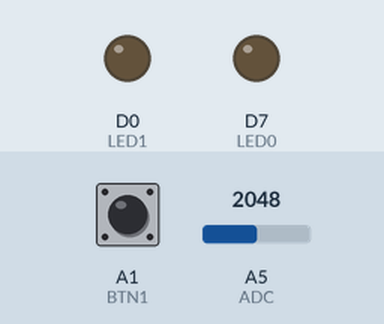
A sketch run on a simulated Particle Photon. Parts: output pins drawn as LEDs (lit = HIGH). Dashed ring = blinking. Inputs (shaded band) come from the test bench; at power-on: A1 (BTN1) LOW, A5 (ADC) = 2048.

Above: at 1.2 s.
1.3 s: A1 (BTN1) pulled HIGH for 0.15 s
At 1.5 s:
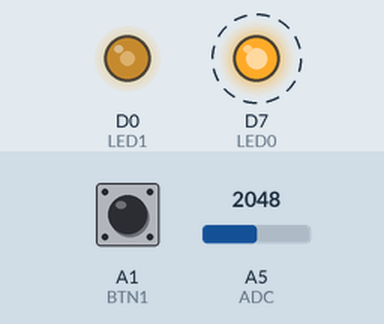
4.3 s: A5 (ADC) set to 2866
At 4.7 s:
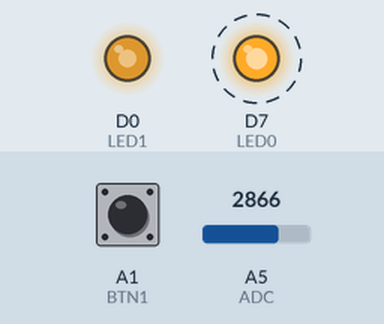
7.3 s: A5 (ADC) set to 3603
At 7.5 s:
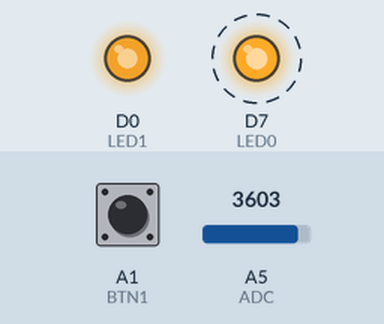
10.3 s: A5 (ADC) set to 491
At 10.7 s:
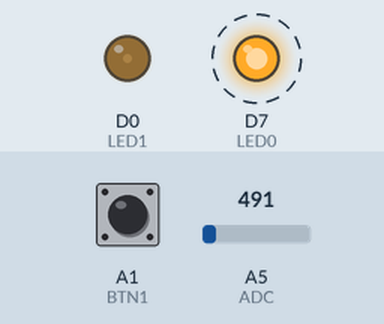
13.3 s: A5 (ADC) set to 0
At 13.5 s:
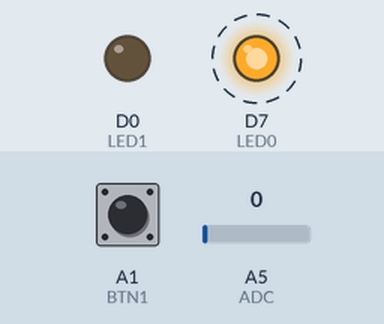
16.3 s: A1 (BTN1) pulled HIGH for 1 s
At 17.4 s:
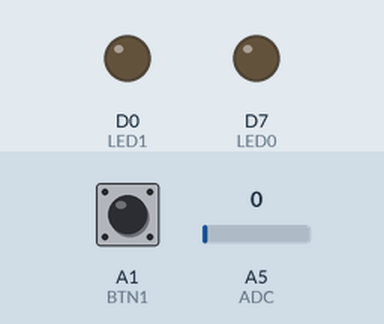
Timing chart, 0 to 19.3 s (numbered marks = the images above; inputs shaded):
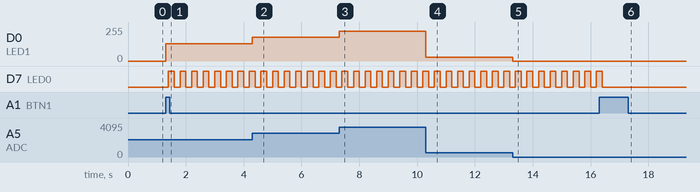

The sketch:

Lab5b.ino
```cpp
/* Project Lab5b
 * Description: Expose a function, the hardware Interrupt Service Routine, to Particle Cloud
                with the same functionality as the Lab4c, adding the possibility of invoking the function
                using Particle's API, like from an HTML web page.
 * Author: Leila Moussa
 * Date: November 14, 2022
 */

# define LED1 D0                    // External LED.
# define LED0 D7                    // Onboard LED.
# define BTN1 A1                    // The button which will toggle flashEnabled.
# define ADC A5                     // This is the potentiometer.
# define FLASH_RATE 200             // The rate at which LED0 will flash.

volatile bool flashEnabled = false; // Global variable controling whether the LED are on or off,
                                    // volatile so the compiler does not optimize away statement that toggle its value.
int adcVal = 0;

Timer timer(FLASH_RATE, flashLEDs); // A timer object that executes the function flashLEDs() every 200 ms

int cloudToggleFlashEnabled(String cmd) {   // To expose a function to the cloud, it must have this signature:
                                            // a string of arguments as arguments and an integer as a return value
                                            // String is a class defined by the DeviceOS.
    flashEnabled = !flashEnabled;           // Perform the same logic as toggleFlashEnabled below
    return 0;                               // Exit code 0 indicates success. For more complicated/fallible logic
                                            // other values may be relevant.
}

void toggleFlashEnabled() {         // The ISR corresponding to the BTN1 event.
    flashEnabled = !flashEnabled;   // Toggle flashEnabled.
}

void flashLEDs() {                              // The timer's ISR.
    if (flashEnabled) {
        digitalWrite(LED0, !digitalRead(LED0)); // Write the opposite value of the LED, effectively turning it on/off
                                                // every time the timer goes off.
    } else {
        digitalWrite(LED1, LOW);                // If flashEnabled is false, both LEDs should be turned off anyway.
        digitalWrite(LED0, LOW);
    }
}

void setup() {
    pinMode(LED1, OUTPUT);                              // Both LEDs get output from the photon.
    pinMode(LED0, OUTPUT);
    pinMode(BTN1, INPUT_PULLDOWN);                      // The button supplies input to the photon and is active high.
    attachInterrupt(BTN1, toggleFlashEnabled, RISING);  // This interrupt triggers toggleFlashEnabled() whenever a rising edge
                                                        // is detected in the BTN1 signal.
    timer.start();                                      // In the beginning of the program, start the timer, so it begins executing
                                                        // its corresponding ISR at every set interval right away.

    Particle.variable("adcValue", adcVal);                  // Register the variable `adcVal` with the name "adcValue" with Particle Cloud.
                                                            // We can inspect the value of the variable in (almost) real time
                                                            // in Particle Console.
    Particle.function("toggleFlashFlag", cloudToggleFlashEnabled);  // Similarly register the function `cloudToggleFlashEnabled` to be able to call
                                                                    // using HTTP requests for example.
                                                                    // Must ensure that this name matches that in the URL to be called.
                                                                    // Sample response:
                                                                    // {"id":"55004a001051373331333230","name":"photon13","connected":true,"return_value":0}
}

void loop() {
    adcVal = analogRead(ADC);                           // To control the brightness of LED1, first read the analog value
                                                        // from the potentiometer.
    int pwmPulseWidth = adcVal / 16;                    // Scale down that value from the range [0-4095] to [0-255],
                                                        // which ends up being almost a division by 16.
    if (flashEnabled) {                                 // While LED0 flashes,
        analogWrite(LED1, pwmPulseWidth);               // LED1 is turned on continuously, but with its brightness controled.
    }
}
```

Measured:
- after the input at 1.3 s, D0 (LED1): 0/255 → 128/255 at once; D7 (LED0): alternates HIGH for 0.20 s and LOW for 0.20 s, starting after 0.10 s
- after the input at 4.3 s, D0 (LED1): 128/255 → 179/255 at once
- after the input at 7.3 s, D0 (LED1): 179/255 → 225/255 at once
- after the input at 10.3 s, D0 (LED1): 225/255 → 30/255 at once
- after the input at 13.3 s, D0 (LED1): 30/255 → 0/255 at once
- after the input at 16.3 s, D7 (LED0): goes on until 16.4 s, then stays LOW
